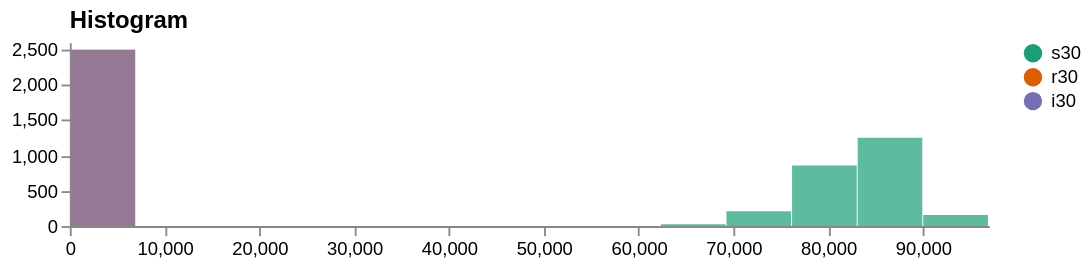

The Vega-Lite source for this figure:
### Vega specification from a JSON file in a GitHub repository (floating-point values rounded to 4 significant figures)
{"$schema": "https://vega.github.io/schema/vega/v5.json", "description": "Histogram for visualizing a univariate distribution using static bins.", "width": 500, "height": 100, "padding": 5, "data": [{"name": "binned", "values": [{"bin0": 68.05, "bin1": 6988.0, "count": 0, "label": "s30"}, {"bin0": 6988.0, "bin1": 13910.0, "count": 0, "label": "s30"}, {"bin0": 13910.0, "bin1": 20830.0, "count": 0, "label": "s30"}, {"bin0": 20830.0, "bin1": 27750.0, "count": 0, "label": "s30"}, {"bin0": 27750.0, "bin1": 34670.0, "count": 0, "label": "s30"}, {"bin0": 34670.0, "bin1": 41590.0, "count": 0, "label": "s30"}, {"bin0": 41590.0, "bin1": 48510.0, "count": 0, "label": "s30"}, {"bin0": 48510.0, "bin1": 55430.0, "count": 0, "label": "s30"}, {"bin0": 55430.0, "bin1": 62350.0, "count": 0, "label": "s30"}, {"bin0": 62350.0, "bin1": 69270.0, "count": 26, "label": "s30"}, {"bin0": 69270.0, "bin1": 76190.0, "count": 214, "label": "s30"}, {"bin0": 76190.0, "bin1": 83110.0, "count": 850, "label": "s30"}, {"bin0": 83110.0, "bin1": 90030.0, "count": 1251, "label": "s30"}, {"bin0": 90030.0, "bin1": 96950.0, "count": 158, "label": "s30"}, {"bin0": 68.05, "bin1": 6988.0, "count": 2500, "label": "r30"}, {"bin0": 68.05, "bin1": 6988.0, "count": 2500, "label": "i30"}]}, {"name": "xref", "values": []}, {"name": "yref", "values": []}, {"name": "_ranges", "source": ["binned"], "transform": [{"type": "aggregate", "fields": ["bin0", "bin1"], "ops": ["min", "max"], "as": ["min", "max"]}]}], "legends": [{"fill": "color"}], "scales": [{"name": "xscale", "type": "linear", "range": "width", "domain": {"data": "_ranges", "fields": ["min", "max"]}}, {"name": "yscale", "type": "linear", "range": "height", "round": true, "domain": {"data": "binned", "field": "count"}, "zero": true, "nice": true}, {"name": "color", "type": "ordinal", "domain": {"data": "binned", "field": "label"}, "range": {"scheme": "dark2"}}], "axes": [{"orient": "bottom", "scale": "xscale", "zindex": 1}, {"orient": "left", "scale": "yscale", "tickCount": 5, "zindex": 1}], "title": {"text": "Histogram", "orient": "top", "anchor": "start", "frame": "group"}, "marks": [{"name": "bins", "type": "rect", "from": {"data": "binned"}, "encode": {"update": {"x": {"scale": "xscale", "field": "bin0"}, "x2": {"scale": "xscale", "field": "bin1", "offset": -0.5}, "y": {"scale": "yscale", "field": "count"}, "y2": {"scale": "yscale", "value": 0}, "tooltip": {"field": "count"}, "fill": {"scale": "color", "field": "label"}, "opacity": {"value": 0.7}}, "hover": {"fill": {"value": "firebrick"}}}}, {"name": "x_highlights", "type": "rule", "clip": true, "from": {"data": "xref"}, "encode": {"enter": {"stroke": {"value": "red"}}, "update": {"x": {"scale": "xscale", "field": "value"}, "y2": {"value": 0}, "y": {"signal": "height"}, "opacity": {"value": 1}}}}, {"name": "y_highlights", "type": "rule", "clip": true, "from": {"data": "yref"}, "encode": {"enter": {"stroke": {"value": "red"}}, "update": {"y": {"scale": "yscale", "field": "value"}, "x2": {"value": 0}, "x": {"signal": "width"}, "opacity": {"value": 1}}}}]}
